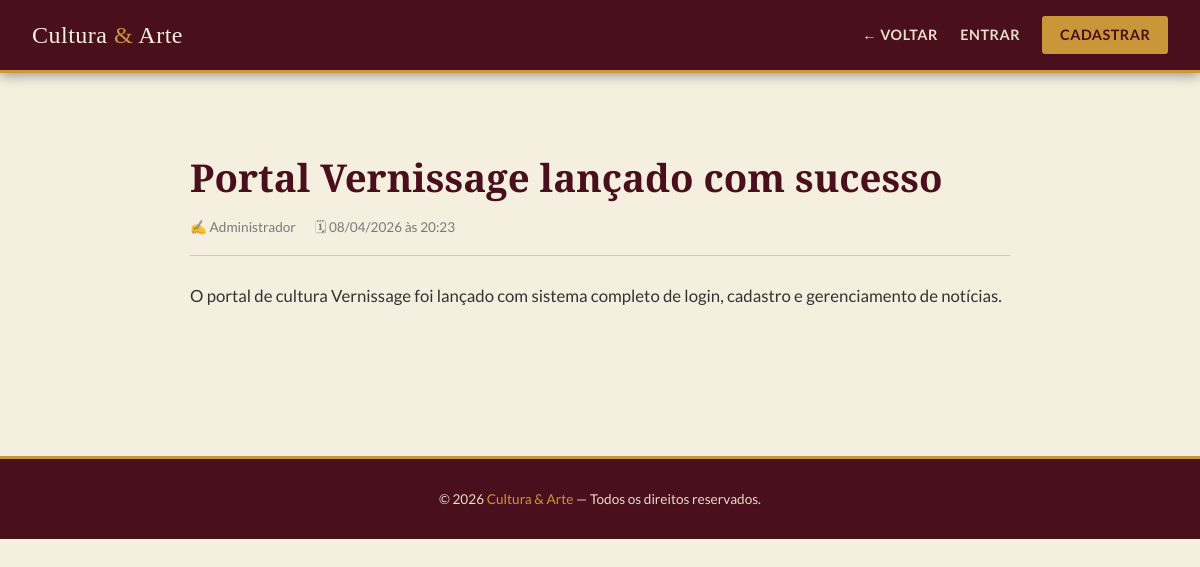
Screenshot of /portal_cultura/noticia.php?id=1 with the database file from the repository.
### tables this page shows
CREATE TABLE noticias (
  id INT AUTO_INCREMENT PRIMARY KEY,
  titulo VARCHAR(255) NOT NULL,
  noticia TEXT NOT NULL,
  data DATETIME DEFAULT CURRENT_TIMESTAMP,
  autor INT NOT NULL,
  imagem VARCHAR(255),
  FOREIGN KEY (autor) REFERENCES usuarios(id)
    ON DELETE CASCADE ON UPDATE CASCADE
);

CREATE TABLE usuarios (
  id INT AUTO_INCREMENT PRIMARY KEY,
  nome VARCHAR(100) NOT NULL,
  email VARCHAR(150) NOT NULL UNIQUE,
  senha VARCHAR(255) NOT NULL,
  tipo ENUM('admin','reporter') NOT NULL DEFAULT 'reporter',
  criado_em DATETIME DEFAULT CURRENT_TIMESTAMP
);

### portal_cultura/funcoes.php (called while the page is built, shortened)
<?php
function limpar(string $str): string {
    return htmlspecialchars(trim($str), ENT_QUOTES, 'UTF-8');
}
function estaLogado(): bool {
    return isset($_SESSION['usuario_id']);
}
function formatarData(string $data): string {
    $dt = new DateTime($data);
    return $dt->format('d/m/Y \à\s H:i');
}

### portal_cultura/noticia.php (the view, shortened to what this page needs)
<?php
require_once 'conexao.php';
require_once 'funcoes.php';
$id = filter_input(INPUT_GET, 'id', FILTER_VALIDATE_INT);
$stmt = $pdo->prepare("
    SELECT n.*, u.nome AS autor_nome
    FROM noticias n
    INNER JOIN usuarios u ON u.id = n.autor
    WHERE n.id = ?
");
$stmt->execute([$id]);
$n = $stmt->fetch();
?>
<!DOCTYPE html>
<html lang="pt-BR">
<head>
    <link rel="stylesheet" href="css/style.css">
</head>
<body>
<header>
    <div class="header-inner">
        <a href="index.php" class="logo">Cultura <span>&amp;</span> Arte</a>
        <nav>
            <a href="index.php">← Voltar</a>
            <?php if (estaLogado()): ?>
                <a href="dashboard.php">Painel</a>
                <a href="nova_noticia.php" class="btn-nav">+ Nova Notícia</a>
                <a href="logout.php">Sair</a>
            <?php else: ?>
                <a href="login.php">Entrar</a>
                <a href="cadastro.php" class="btn-nav">Cadastrar</a>
            <?php endif; ?>
        </nav>
    </div>
</header>
<main class="container">
    <article class="noticia-full">
        <h1><?= limpar($n['titulo']) ?></h1>
        <div class="meta">
            <span>✍️ <?= limpar($n['autor_nome']) ?></span>
            <span>🗓 <?= formatarData($n['data']) ?></span>
        </div>
        <div class="corpo">
            <?= nl2br(limpar($n['noticia'])) ?>
        </div>
    </article>
</main>
<footer>
    <p>&copy; <?= date('Y') ?> <span>Cultura &amp; Arte</span> — Todos os direitos reservados.</p>
</footer>
</body>
</html>

### portal_cultura/css/style.css (style rules this page uses)
:root { --vinho: #6B1A2A; --vinho-escuro: #4A0F1C; --dourado: #C9973A; --creme: #F5EFE0; --creme-escuro: #E8DCC8; --carvao: #1C1C1C; --cinza: #7A7A7A; --branco: #FFFFFF; --sombra: 0 4px 20px rgba(107,26,42,.15); --borda: 1px solid rgba(107,26,42,.2); }
*, *::before, *::after { box-sizing: border-box; margin: 0; padding: 0; }
body { font-family: 'Lato', sans-serif; background: var(--creme); color: var(--carvao); line-height: 1.7; min-height: 100vh; }
a { color: inherit; text-decoration: none; }
header { background: var(--vinho-escuro); border-bottom: 3px solid var(--dourado); padding: 0 2rem; position: sticky; top: 0; z-index: 100; box-shadow: 0 2px 12px rgba(0,0,0,.4); }
.header-inner { max-width: 1200px; margin: 0 auto; display: flex; align-items: center; justify-content: space-between; gap: 1rem; height: 70px; }
.logo { font-family: 'Playfair Display', serif; font-size: 1.5rem; color: var(--creme); letter-spacing: .5px; }
.logo span { color: var(--dourado); }
nav { display: flex; align-items: center; gap: 1.4rem; flex-wrap: wrap; }
nav a { color: var(--creme-escuro); font-size: .9rem; font-weight: 700; letter-spacing: .5px; text-transform: uppercase; transition: color .2s; }
.btn-nav { background: var(--dourado); color: var(--vinho-escuro) !important; padding: .4rem 1.1rem; border-radius: 3px; font-weight: 700 !important; transition: background .2s, transform .15s !important; }
.container { max-width: 1200px; margin: 0 auto; padding: 2.5rem 2rem; }
.noticia-full { max-width: 820px; margin: 2.5rem auto; }
.noticia-full h1 { font-family: 'Playfair Display', serif; font-size: clamp(1.6rem, 4vw, 2.4rem); line-height: 1.3; color: var(--vinho-escuro); margin-bottom: .8rem; }
.noticia-full .meta { font-size: .85rem; color: var(--cinza); border-bottom: var(--borda); padding-bottom: 1rem; margin-bottom: 1.5rem; display: flex; gap: 1.2rem; flex-wrap: wrap; }
.noticia-full .corpo { font-size: 1.05rem; line-height: 1.9; color: #333; }
footer { background: var(--vinho-escuro); color: var(--creme-escuro); text-align: center; padding: 1.8rem 1rem; margin-top: 4rem; font-size: .85rem; border-top: 3px solid var(--dourado); }
footer span { color: var(--dourado); }

### rows the page displays
noticias: titulo "Portal Vernissage lançado com sucesso", autor.nome "Administrador", data "08/04/2026 às 20:23", noticia "O portal de cultura Vernissage foi lançado com sistema completo de login, cadastro e gerenciamento de notícias."
